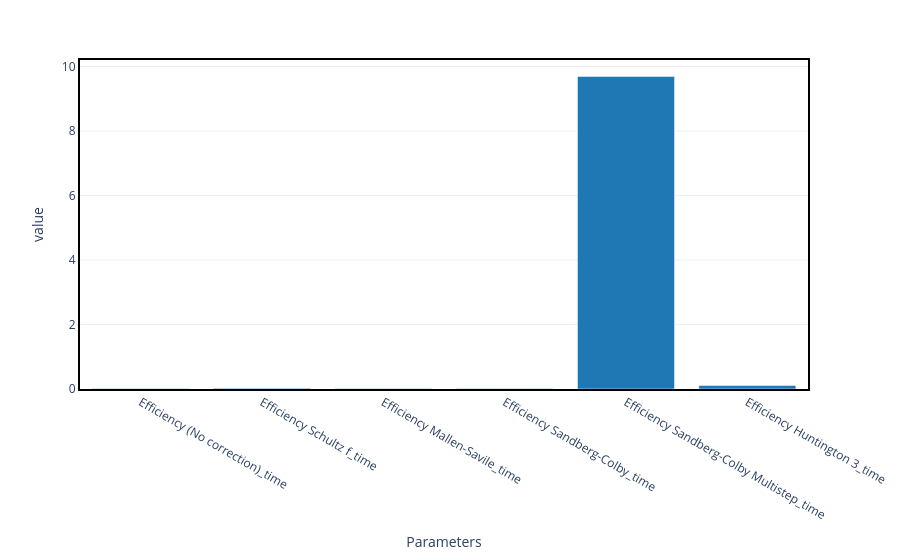

Notebook code cell kept with this figure:
### Code cell
fig = df.loc[(df.index.str.contains("time"))].mean(axis=1).plot(kind="bar")
fig.update_layout(showlegend=False)
fig

### Figure 1 — Plotly figure (JSON) as saved in the notebook; plotly's stock layout.template omitted (floating-point values rounded to 4 significant figures)
{"data": [{"hovertemplate": "variable=0<br>Parameters=%{x}<br>value=%{y}<extra></extra>", "legendgroup": "0", "marker": {"color": "#1f77b4", "pattern": {"shape": ""}}, "name": "0", "orientation": "v", "showlegend": true, "textposition": "auto", "type": "bar", "x": ["Efficiency (No correction)_time", "Efficiency Schultz f_time", "Efficiency Mallen-Savile_time", "Efficiency Sandberg-Colby_time", "Efficiency Sandberg-Colby Multistep_time", "Efficiency Huntington 3_time"], "xaxis": "x", "y": [0.01844, 0.02505, 0.01677, 0.01666, 9.691, 0.1069], "yaxis": "y"}], "layout": {"barmode": "relative", "legend": {"title": {"text": "variable"}, "tracegroupgap": 0}, "margin": {"t": 60}, "showlegend": false, "xaxis": {"anchor": "y", "domain": [0, 1], "title": {"text": "Parameters"}}, "yaxis": {"anchor": "x", "domain": [0, 1], "title": {"text": "value"}}}}
